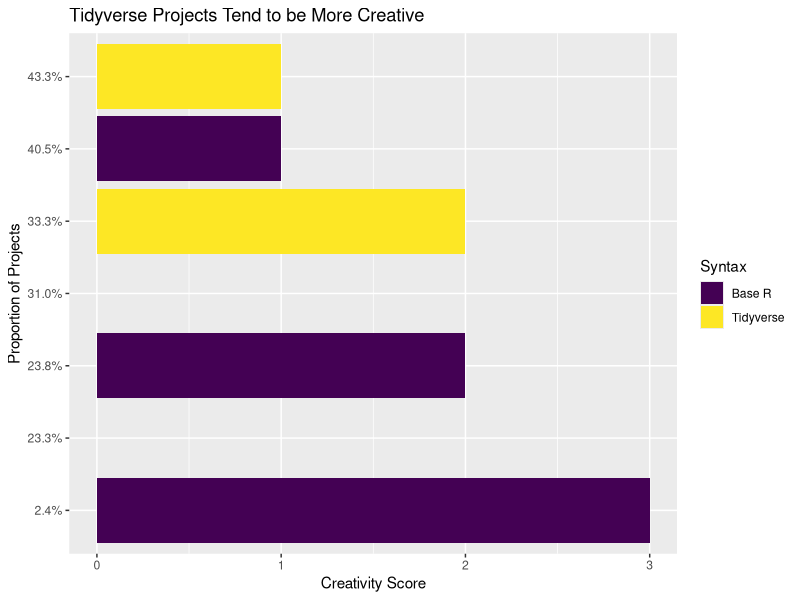
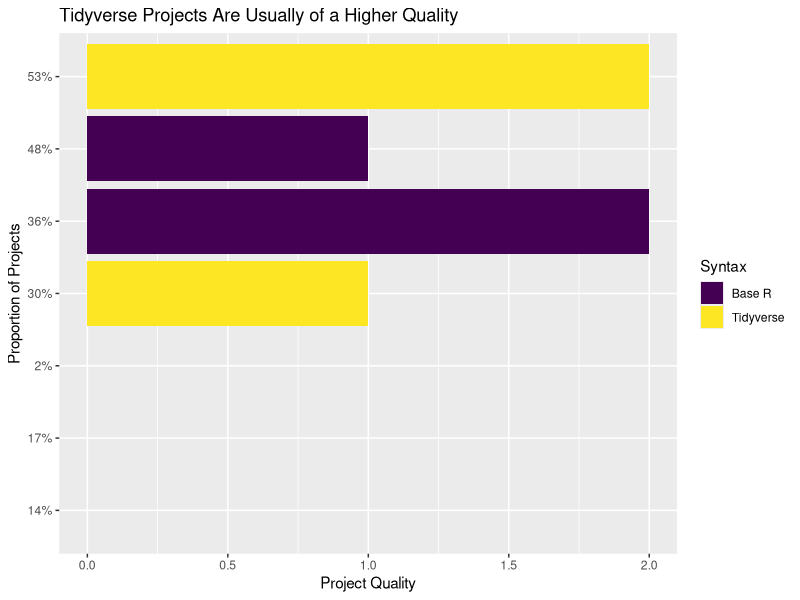
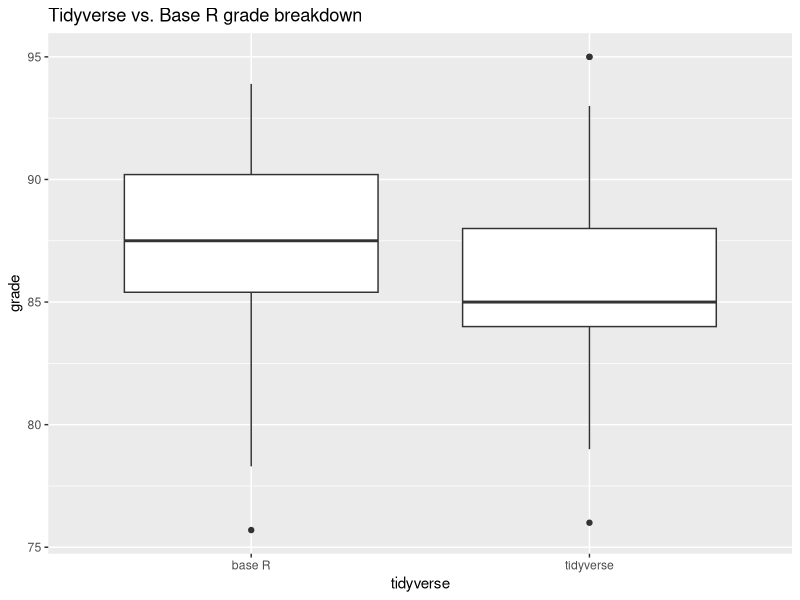
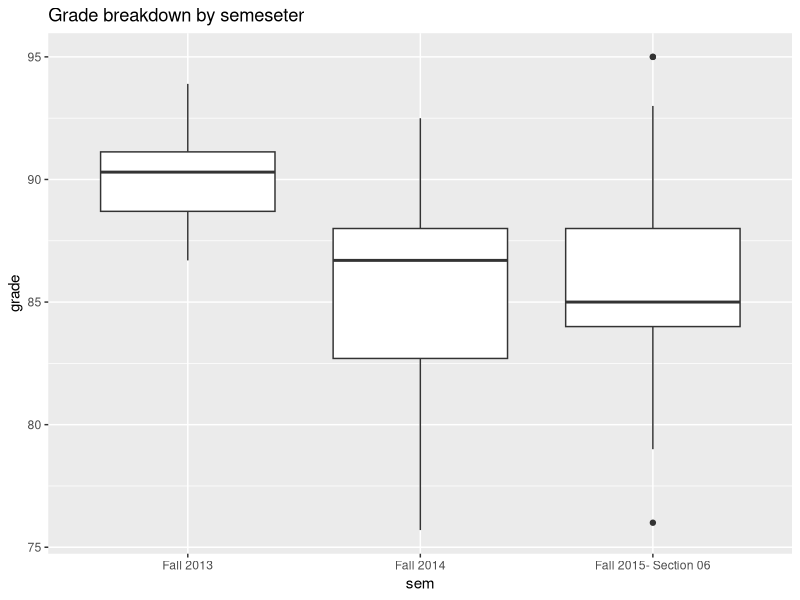

Write the R code that produced these figures, in order.
## ---- chunk 1
library(scales)
library(tidyverse)
library(knitr)
library(reshape2)
library(viridis)
project <- read_csv("Tidylearn Thesis Data - Sheet1.csv", na = c("", "?", "NA"))
## ---- chunk 2
project <- project %>%
  mutate(tidyverse = ifelse(tidyverse == 0, "base R", "tidyverse"))


project$sub_analysis[is.na(project$sub_analysis)] <- 0
## ---- chunk 3
project <- project %>% 
  mutate(
    creative = create_new_var + change_var + sub_analysis + sub_data, 
    theme = eda_theme + rel_data
    )

#make rest of relevant variables to yes and no, can't figure out how to do it in
#one line
project <- project %>%
  mutate(create_new_var = ifelse(create_new_var == 0, "no", "yes")) %>%
  mutate(change_var = ifelse(change_var == 0, "no", "yes")) %>%
  mutate(sub_analysis = ifelse(sub_analysis == 0, "no", "yes")) %>%
  mutate(sub_data = ifelse(sub_data == 0, "no", "yes")) %>%
  mutate(viz_mult_mak = ifelse(viz_mult_mak == 0, "no", "yes")) %>%
  mutate(viz_mult_interpret = ifelse(viz_mult_interpret == 0, "no", "yes")) %>%
  mutate(eda_theme = ifelse(eda_theme == 0, "no", "yes")) %>%
  mutate(rel_data = ifelse(rel_data == 0, "no", "yes")) %>%
  mutate(slr_fit = ifelse(slr_fit == 0, "no", "yes")) %>%
  mutate(mlr_fit = ifelse(mlr_fit == 0, "no", "yes")) %>%
  mutate(mlr_check_cond = ifelse(mlr_check_cond == 0, "no", "yes")) %>%
  mutate(prediction = ifelse(prediction == 0, "no", "yes")) %>%
  mutate(ht = ifelse(ht == 0, "no", "yes")) %>%
  mutate(ht_check_cond = ifelse(ht_check_cond == 0, "no", "yes"))
## ---- chunk 4
project %>%
  count(tidyverse) %>%
  kable()
## ---- chunk 5
project %>%
  group_by(tidyverse, creative) %>%
  summarise(n = n()) %>%
  mutate(prop = percent(n / sum(n))) %>%
  kable(knitr.kable.NA = TRUE)


creative_counts <- project %>%
  group_by(tidyverse, creative) %>%
  summarise(n = n()) %>%
  mutate(prop = percent(n / sum(n)))

ggplot(data = creative_counts, aes(x = creative, y = prop, fill = tidyverse)) +
  geom_bar(stat = "identity", position = position_dodge()) +
  scale_fill_viridis_d(name = "Syntax", labels = c("Base R", "Tidyverse")) +
  labs(x = "Creativity Score", y = "Proportion of Projects", title = "Tidyverse Projects Tend to be More Creative")
## ---- chunk 6
project %>%
  group_by(tidyverse, create_new_var) %>%
  summarise(n = n()) %>%
  mutate(proportion = percent(n / sum(n))) %>%
  filter(create_new_var == "yes") %>%
  kable()
## ---- chunk 7
project %>%
  group_by(tidyverse, change_var) %>%
  summarise(n = n()) %>%
  mutate(prop = percent(n / sum(n))) %>%
  filter(change_var == "yes") %>%
  kable()
## ---- chunk 8
project %>%
  group_by(tidyverse, sub_analysis) %>%
  summarise(n = n()) %>%
  mutate(prop = percent(n / sum(n))) %>%
  filter(sub_analysis == "yes") %>%
  kable()

## ---- chunk 9
project %>%
  group_by(tidyverse, sub_data) %>%
  summarise(n = n()) %>%
  mutate(prop = percent(n / sum(n))) %>%
  filter(sub_data == "yes") %>%
  kable()

## ---- chunk 10
project %>%
  group_by(tidyverse, theme) %>%
  summarise(n = n()) %>%
  mutate(prop = percent(n / sum(n))) %>%
  kable(knitr.kable.NA = TRUE)

project_counts <- project %>%
  group_by(tidyverse, theme) %>%
  summarise(n = n()) %>%
  mutate(prop = percent(n / sum(n)))

ggplot(data = project_counts, aes(x = theme, y = prop, fill = tidyverse)) +
  geom_bar(stat = "identity", position = position_dodge()) +
  scale_fill_viridis_d(name = "Syntax", labels = c("Base R", "Tidyverse")) +
  labs(x = "Project Quality", y = "Proportion of Projects", title = "Tidyverse Projects Are Usually of a Higher Quality")
## ---- chunk 11
project %>%
  group_by(tidyverse, eda_theme) %>%
  summarise(n = n()) %>%
  mutate(prop = percent(n / sum(n))) %>%
  filter(eda_theme == "yes") %>%
  kable()
## ---- chunk 12
project %>%
  group_by(tidyverse, rel_data) %>%
  summarise(n = n()) %>%
  mutate(prop = percent(n / sum(n))) %>%
  filter(rel_data == "yes") %>%
  kable()
## ---- chunk 13
project %>%
  group_by(tidyverse) %>%
  summarise(mean(grade, na.rm = TRUE), sd(grade, na.rm = TRUE)) %>%
  kable(knitr.kable.NA = TRUE)

ggplot(project, aes(x = tidyverse, y = grade)) +
  geom_boxplot() + 
  ggtitle("Tidyverse vs. Base R grade breakdown")

project %>%
  group_by(sem) %>% 
  summarise(mean(grade, na.rm = TRUE), sd(grade, na.rm = TRUE)) %>%
  kable(knitr.kable.NA = TRUE)

ggplot(project, aes(x = sem, y = grade)) + 
  geom_boxplot() +
  ggtitle("Grade breakdown by semeseter")
